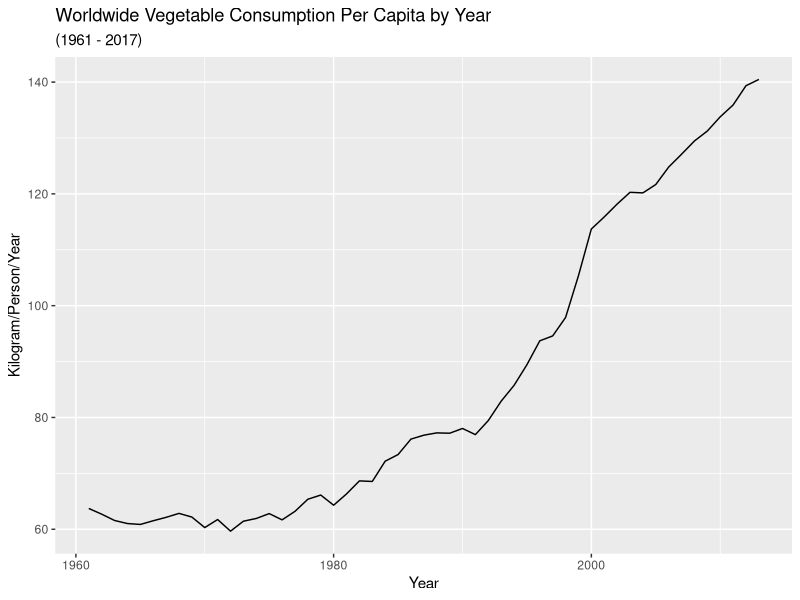
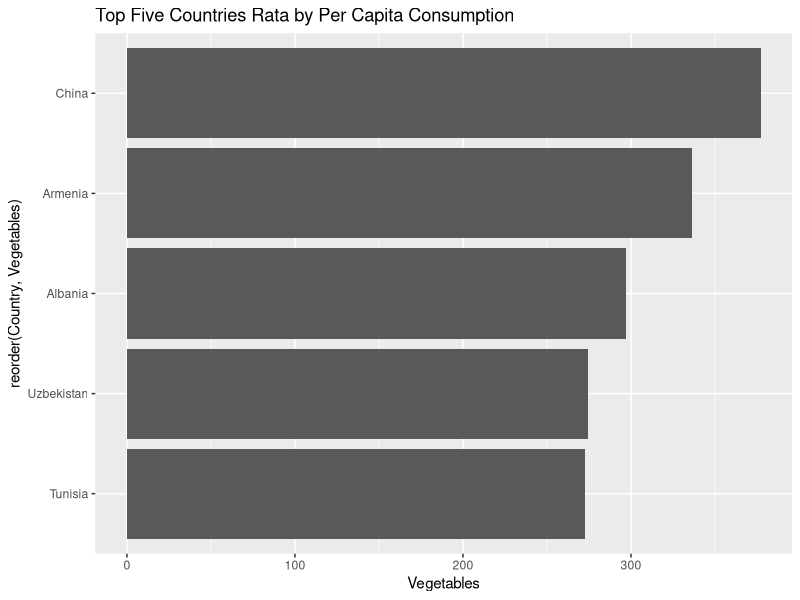
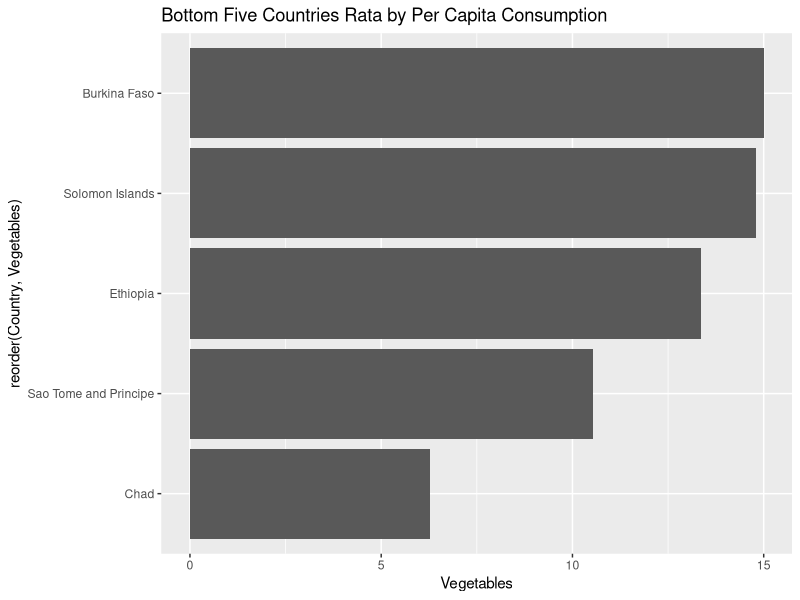

The R script that drew these images, in order:
library(ggplot2)
library(scales)
library(tidyr)
library(dplyr)

vegetable_consumption <- read.csv("./DATA/20-vegetable-consumption-per-capita.csv")
colnames(vegetable_consumption) <- c("Country","Code","Year","Vegetables")

### Worldwide vegetable Consumption per Capita
vegetable_consumption %>% filter(Country == "World") %>%
  ggplot() + geom_line(aes(x=Year,y=Vegetables)) +
  scale_y_continuous(labels=comma) +
  labs(title="Worldwide Vegetable Consumption Per Capita by Year",
       subtitle = "(1961 - 2017)",
       y="Kilogram/Person/Year")

## Top Five Countreis with hight per cap consumption

vegie_top <- vegetable_consumption %>% filter(Year =="2017") %>%  top_n(5,Vegetables)
vegie_top <- as.data.frame(vegie_top)

ggplot(vegie_top) + geom_col(aes(x=reorder(Country,Vegetables),y=Vegetables)) + coord_flip() +
  labs(title="Top Five Countries Rata by Per Capita Consumption")

### Plot Bottom Five Countries by Per Capita Consumption

vegie_bottom <- vegetable_consumption %>% filter(Year =="2017") %>%  top_n(-5,Vegetables)
vegie_bottom <- as.data.frame(vegie_bottom)

ggplot(vegie_bottom) + geom_col(aes(x=reorder(Country,Vegetables),y=Vegetables)) + coord_flip() +
  labs(title="Bottom Five Countries Rata by Per Capita Consumption")